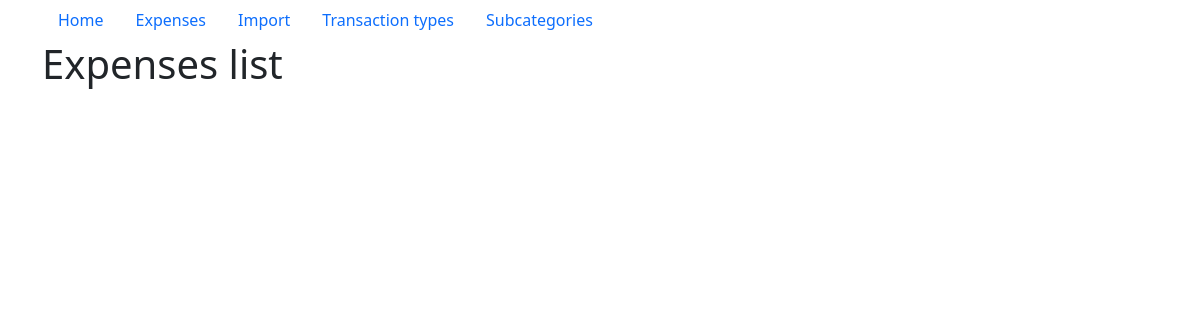
/expenses/, run on an earlier commit of the app's database.
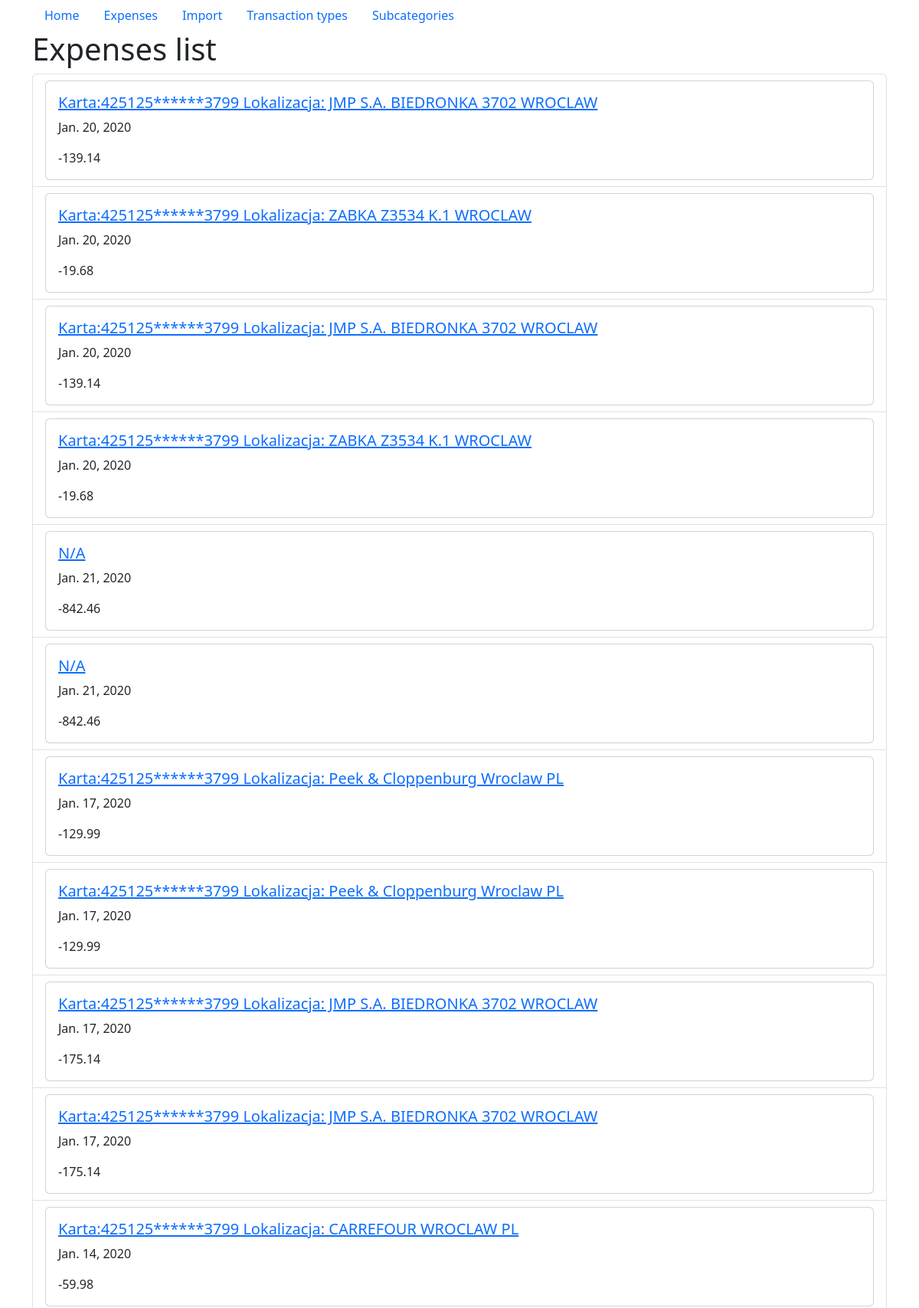
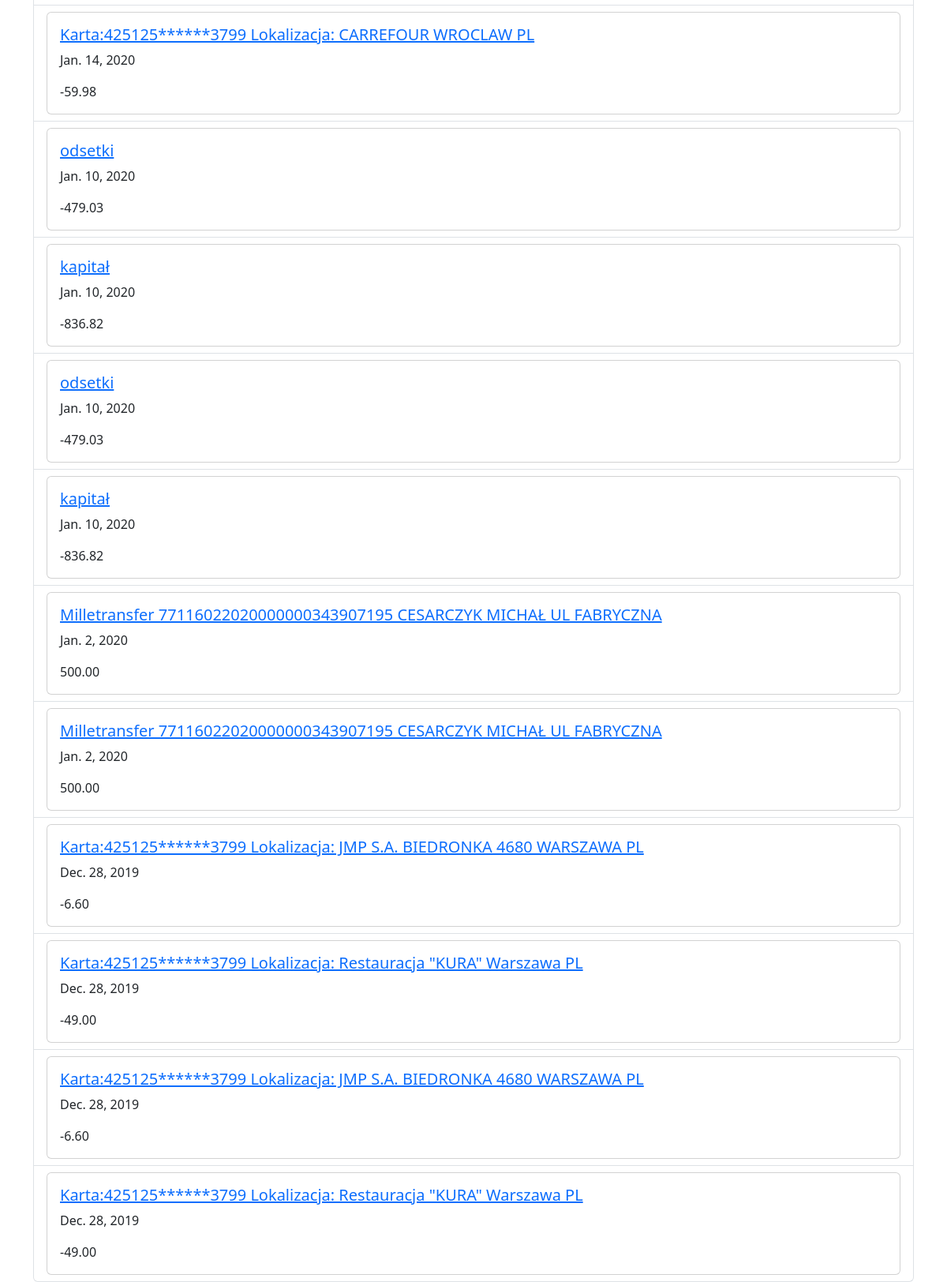
And on a later commit of the database (2 pictures, top to bottom).
### expenses/models.py (models this page shows, shortened)
class Expense(models.Model):
    id = models.IntegerField(primary_key=True)
    account_number = models.CharField(max_length=255, default="PL61109010140000071219812874")
    transaction_date = models.DateField()
    accounting_date = models.DateField()
    transaction_type = models.ForeignKey(
        TransactionType, related_name="expense", on_delete=models.CASCADE
    )
    target_account = models.CharField(max_length=255)
    target = models.CharField(max_length=255)
    description = models.TextField()
    amount = models.DecimalField(max_digits=10, decimal_places=2)
    category = models.ForeignKey(
        Category, related_name="expense", on_delete=models.CASCADE
    )
    subcategory = models.ForeignKey(
        Subcategory, related_name="expense", on_delete=models.CASCADE
    )
    details = models.TextField()
    created_by = models.ForeignKey(
        User, on_delete=models.CASCADE, related_name="expense_creator"
    )
    created_at = models.DateTimeField(auto_now_add=True)
    updated_at = models.DateTimeField(auto_now=True)
    objects = models.Manager()
    expenses = ExpenseManager()
    class Meta:
        verbose_name_plural = "expenses"
        ordering = ("-accounting_date",)

### expenses/views.py (the view)
# urls.py: path('', views.expense_all, name='expense_all'),
def expense_all(request):
    expenses = models.Expense.expenses.all()[:50]
    context = {"expenses": expenses}
    return render(request, "expenses/expenses_list.html", context)

### expenses/models.py (called while the page is built)
    def get_queryset(self) -> QuerySet:
        return super(ExpenseManager, self).get_queryset()

### templates/expenses/expenses_list.html (shortened to what this page needs)
{% extends "base.html" %}
{% block page_content %}
<h1>Expenses list</h1>
<ul class="list-group">
    {% for expense in expenses %}
    <li class="list-group-item">
        <div class="card">
            <div class="card-body">
                <h5 class="card-title"><a href="/expenses/details/{{ expense.id}}">{{ expense.description }}</a></h5>
                <p class="card-text">{{ expense.transaction_date }}</p>
                <p class="card-text">{{ expense.amount }}</p>
            </div>
        </div>
    </li>
    {% endfor %}
</ul>
{% endblock page_content %}

### templates/base.html (shortened to what this page needs)
<!DOCTYPE html>
<html lang="en">
<head>
    <link
        href="https://cdn.jsdelivr.net/npm/bootstrap@5.3.1/dist/css/bootstrap.min.css"
        rel="stylesheet"
    >
</head>
<body class="container">
<nav>
    <ul class="nav">
        <li class="nav-item">
            <a class="nav-link" href="/">Home</a>
        </li>
        <li class="nav-item">
            <a class="nav-link" href="/expenses">Expenses</a>
        </li>
        <li class="nav-item">
            <a class="nav-link" href="/expenses/import">Import</a>
        </li>
        <li class="nav-item">
            <a class="nav-link" href="/expenses/transaction-types">Transaction types</a>
        </li>
        <li class="nav-item">
            <a class="nav-link" href="/expenses/subcategories">Subcategories</a>
        </li>
    </ul>
</nav>
{% block page_content %}{% endblock page_content %}
</body>
</html>

What changed in the data, as far as the page shows it:
added Expense: description "Karta:425125******3799 Lokalizacja: JMP S.A. BIEDRONKA 3702 WROCLAW", transaction_date "Jan. 20, 2020", amount "-139.14"
added Expense: description "Karta:425125******3799 Lokalizacja: ZABKA Z3534 K.1 WROCLAW", transaction_date "Jan. 20, 2020", amount "-19.68"
added Expense: description "Karta:425125******3799 Lokalizacja: JMP S.A. BIEDRONKA 3702 WROCLAW", transaction_date "Jan. 20, 2020", amount "-139.14"
added Expense: description "Karta:425125******3799 Lokalizacja: ZABKA Z3534 K.1 WROCLAW", transaction_date "Jan. 20, 2020", amount "-19.68"
added Expense: description "N/A", transaction_date "Jan. 21, 2020", amount "-842.46"
added Expense: description "N/A", transaction_date "Jan. 21, 2020", amount "-842.46"
added Expense: description "Karta:425125******3799 Lokalizacja: Peek & Cloppenburg Wroclaw PL", transaction_date "Jan. 17, 2020", amount "-129.99"
added Expense: description "Karta:425125******3799 Lokalizacja: Peek & Cloppenburg Wroclaw PL", transaction_date "Jan. 17, 2020", amount "-129.99"
added Expense: description "Karta:425125******3799 Lokalizacja: JMP S.A. BIEDRONKA 3702 WROCLAW", transaction_date "Jan. 17, 2020", amount "-175.14"
added Expense: description "Karta:425125******3799 Lokalizacja: JMP S.A. BIEDRONKA 3702 WROCLAW", transaction_date "Jan. 17, 2020", amount "-175.14"
added Expense: description "Karta:425125******3799 Lokalizacja: CARREFOUR WROCLAW PL", transaction_date "Jan. 14, 2020", amount "-59.98"
added Expense: description "Karta:425125******3799 Lokalizacja: CARREFOUR WROCLAW PL", transaction_date "Jan. 14, 2020", amount "-59.98"
added Expense: description "odsetki", transaction_date "Jan. 10, 2020", amount "-479.03"
added Expense: description "kapitał", transaction_date "Jan. 10, 2020", amount "-836.82"
added Expense: description "odsetki", transaction_date "Jan. 10, 2020", amount "-479.03"
added Expense: description "kapitał", transaction_date "Jan. 10, 2020", amount "-836.82"
added Expense: description "Milletransfer 77116022020000000343907195 CESARCZYK MICHAŁ UL FABRYCZNA", transaction_date "Jan. 2, 2020", amount "500.00"
added Expense: description "Milletransfer 77116022020000000343907195 CESARCZYK MICHAŁ UL FABRYCZNA", transaction_date "Jan. 2, 2020", amount "500.00"
added Expense: description "Karta:425125******3799 Lokalizacja: JMP S.A. BIEDRONKA 4680 WARSZAWA PL", transaction_date "Dec. 28, 2019", amount "-6.60"
added Expense: description "Karta:425125******3799 Lokalizacja: Restauracja \"KURA\" Warszawa PL", transaction_date "Dec. 28, 2019", amount "-49.00"
added Expense: description "Karta:425125******3799 Lokalizacja: JMP S.A. BIEDRONKA 4680 WARSZAWA PL", transaction_date "Dec. 28, 2019", amount "-6.60"
added Expense: description "Karta:425125******3799 Lokalizacja: Restauracja \"KURA\" Warszawa PL", transaction_date "Dec. 28, 2019", amount "-49.00"
